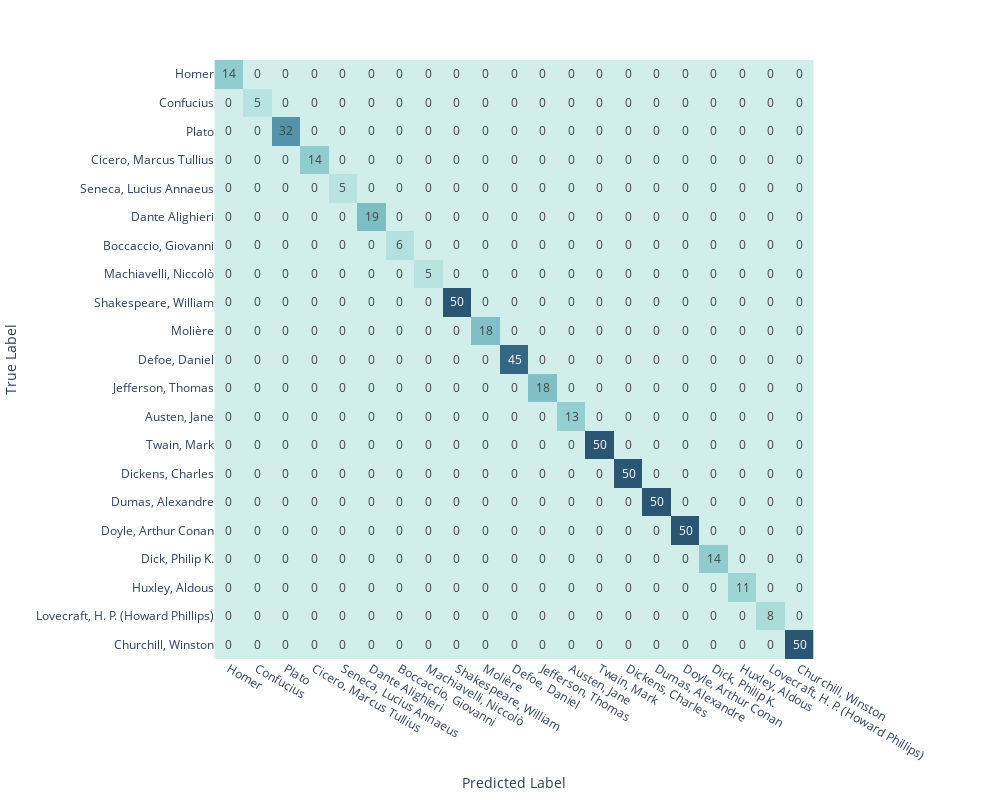

The code cell stored with this chart in its notebook:
### Code cell
fig = px.imshow(confusion_matrix(y, pipe_nn.predict(X['book_content'])),
                width=1000,
                height=800,
                text_auto=True,
                labels=dict(x='Predicted Label',
                            y='True Label'),
                            x=select_authors,
                            y=select_authors,
                            color_continuous_scale='Teal'
                            )

fig.update(layout_coloraxis_showscale=False)

fig.show()

### Figure 1 — Plotly figure (JSON) as saved in the notebook; plotly's stock layout.template omitted (floating-point values rounded to 4 significant figures; data arrays with more than 128 entries replaced by an {"elided": "..."} marker saying what was removed)
{"data": [{"coloraxis": "coloraxis", "hovertemplate": "Predicted Label: %{x}<br>True Label: %{y}<br>color: %{z}<extra></extra>", "name": "0", "texttemplate": "%{z}", "type": "heatmap", "x": ["Homer", "Confucius", "Plato", "Cicero, Marcus Tullius", "Seneca, Lucius Annaeus", "Dante Alighieri", "Boccaccio, Giovanni", "Machiavelli, Niccolò", "Shakespeare, William", "Molière", "Defoe, Daniel", "Jefferson, Thomas", "Austen, Jane", "Twain, Mark", "Dickens, Charles", "Dumas, Alexandre", "Doyle, Arthur Conan", "Dick, Philip K.", "Huxley, Aldous", "Lovecraft, H. P. (Howard Phillips)", "Churchill, Winston"], "xaxis": "x", "y": ["Homer", "Confucius", "Plato", "Cicero, Marcus Tullius", "Seneca, Lucius Annaeus", "Dante Alighieri", "Boccaccio, Giovanni", "Machiavelli, Niccolò", "Shakespeare, William", "Molière", "Defoe, Daniel", "Jefferson, Thomas", "Austen, Jane", "Twain, Mark", "Dickens, Charles", "Dumas, Alexandre", "Doyle, Arthur Conan", "Dick, Philip K.", "Huxley, Aldous", "Lovecraft, H. P. (Howard Phillips)", "Churchill, Winston"], "yaxis": "y", "z": {"elided": "21x21 int values"}}], "layout": {"coloraxis": {"colorscale": [[0, "rgb(209, 238, 234)"], [0.1667, "rgb(168, 219, 217)"], [0.3333, "rgb(133, 196, 201)"], [0.5, "rgb(104, 171, 184)"], [0.6667, "rgb(79, 144, 166)"], [0.8333, "rgb(59, 115, 143)"], [1, "rgb(42, 86, 116)"]], "showscale": false}, "height": 800, "margin": {"t": 60}, "width": 1000, "xaxis": {"anchor": "y", "constrain": "domain", "domain": [0, 1], "scaleanchor": "y", "title": {"text": "Predicted Label"}}, "yaxis": {"anchor": "x", "autorange": "reversed", "constrain": "domain", "domain": [0, 1], "title": {"text": "True Label"}}}}
